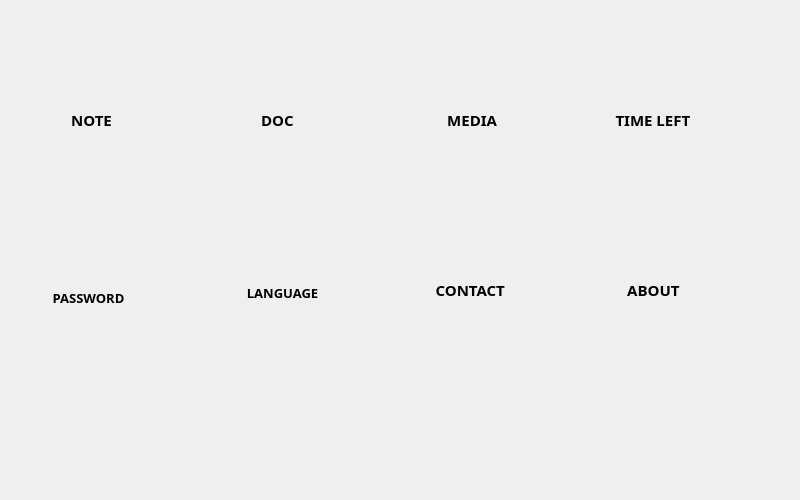
<?xml version="1.0" encoding="UTF-8"?>
<ui version="4.0">
 <class>formAccess</class>
 <widget class="QWidget" name="formAccess">
  <property name="geometry">
   <rect>
    <x>0</x>
    <y>0</y>
    <width>800</width>
    <height>500</height>
   </rect>
  </property>
  <property name="windowTitle">
   <string>Form</string>
  </property>
  <widget class="QPushButton" name="note_button">
   <property name="geometry">
    <rect>
     <x>40</x>
     <y>80</y>
     <width>140</width>
     <height>140</height>
    </rect>
   </property>
   <property name="sizePolicy">
    <sizepolicy hsizetype="Minimum" vsizetype="Fixed">
     <horstretch>0</horstretch>
     <verstretch>0</verstretch>
    </sizepolicy>
   </property>
   <property name="sizeIncrement">
    <size>
     <width>0</width>
     <height>0</height>
    </size>
   </property>
   <property name="font">
    <font>
     <family>Ubuntu Condensed</family>
     <pointsize>11</pointsize>
     <weight>75</weight>
     <bold>true</bold>
    </font>
   </property>
   <property name="layoutDirection">
    <enum>Qt::LeftToRight</enum>
   </property>
   <property name="styleSheet">
    <string notr="true">QPushButton#note_button:hover{
border:none;
text-align:left;
image: url(:/button_note_highlight_bg.png);
}
QPushButton#note_button{
border:none;
text-align:left;
image: url(:/button_note_bg.png);
}
</string>
   </property>
   <property name="text">
    <string>        NOTE


</string>
   </property>
   <property name="flat">
    <bool>true</bool>
   </property>
  </widget>
  <widget class="QPushButton" name="doc_button">
   <property name="geometry">
    <rect>
     <x>230</x>
     <y>80</y>
     <width>140</width>
     <height>140</height>
    </rect>
   </property>
   <property name="font">
    <font>
     <family>Ubuntu Condensed</family>
     <pointsize>11</pointsize>
     <weight>75</weight>
     <bold>true</bold>
    </font>
   </property>
   <property name="styleSheet">
    <string notr="true">QPushButton#doc_button:hover{
border:none;
text-align:left;
image: url(:/button_doc_highlight_bg.png);
}

QPushButton#doc_button{
border:none;
text-align:left;
image: url(:/button_doc_bg.png);
}
</string>
   </property>
   <property name="text">
    <string>        DOC


</string>
   </property>
   <property name="flat">
    <bool>true</bool>
   </property>
  </widget>
  <widget class="QPushButton" name="media_button">
   <property name="geometry">
    <rect>
     <x>420</x>
     <y>80</y>
     <width>140</width>
     <height>140</height>
    </rect>
   </property>
   <property name="font">
    <font>
     <family>Ubuntu Condensed</family>
     <pointsize>11</pointsize>
     <weight>75</weight>
     <bold>true</bold>
    </font>
   </property>
   <property name="styleSheet">
    <string notr="true">QPushButton#media_button:hover{
border:none;
text-align:left;
image: url(:/button_media_highlight_bg.png);
}

QPushButton#media_button{
border:none;
text-align:left;
image: url(:/button_media_bg.png);
}
</string>
   </property>
   <property name="text">
    <string>       MEDIA


</string>
   </property>
   <property name="flat">
    <bool>true</bool>
   </property>
  </widget>
  <widget class="QPushButton" name="time_button">
   <property name="geometry">
    <rect>
     <x>600</x>
     <y>80</y>
     <width>140</width>
     <height>140</height>
    </rect>
   </property>
   <property name="font">
    <font>
     <family>Ubuntu Condensed</family>
     <pointsize>11</pointsize>
     <weight>75</weight>
     <bold>true</bold>
    </font>
   </property>
   <property name="styleSheet">
    <string notr="true">QPushButton#time_button:hover{
border:none;
text-align:left;
image: url(:/button_reset_trial_highlight_bg.png);
}
QPushButton#time_button{
border:none;
text-align:left;
image: url(:/button_reset_trial_bg.png);
}</string>
   </property>
   <property name="text">
    <string>    TIME LEFT


</string>
   </property>
   <property name="flat">
    <bool>true</bool>
   </property>
  </widget>
  <widget class="QPushButton" name="pass_button">
   <property name="geometry">
    <rect>
     <x>29</x>
     <y>250</y>
     <width>171</width>
     <height>150</height>
    </rect>
   </property>
   <property name="font">
    <font>
     <family>Ubuntu Condensed</family>
     <pointsize>10</pointsize>
     <weight>75</weight>
     <bold>true</bold>
    </font>
   </property>
   <property name="styleSheet">
    <string notr="true">QPushButton#pass_button:hover{
border:none;
text-align:left;
image: url(:/button_password_highlight_bg.png);
}
QPushButton#pass_button{
border:none;
text-align:left;
image: url(:/button_password_bg.png);
}
</string>
   </property>
   <property name="text">
    <string>       PASSWORD


</string>
   </property>
   <property name="flat">
    <bool>true</bool>
   </property>
  </widget>
  <widget class="QPushButton" name="lang_button">
   <property name="geometry">
    <rect>
     <x>230</x>
     <y>250</y>
     <width>140</width>
     <height>140</height>
    </rect>
   </property>
   <property name="font">
    <font>
     <family>Ubuntu Condensed</family>
     <pointsize>10</pointsize>
     <weight>75</weight>
     <bold>true</bold>
    </font>
   </property>
   <property name="styleSheet">
    <string notr="true">QPushButton#lang_button:hover{
border:none;
text-align:left;
image: url(:/button_language_highlight_bg.png);
}
QPushButton#lang_button{
border:none;
text-align:left;
image: url(:/button_language_bg.png);
}</string>
   </property>
   <property name="text">
    <string>     LANGUAGE


</string>
   </property>
   <property name="flat">
    <bool>true</bool>
   </property>
  </widget>
  <widget class="QPushButton" name="contact_button">
   <property name="geometry">
    <rect>
     <x>420</x>
     <y>250</y>
     <width>140</width>
     <height>140</height>
    </rect>
   </property>
   <property name="font">
    <font>
     <family>Ubuntu Condensed</family>
     <pointsize>11</pointsize>
     <weight>75</weight>
     <bold>true</bold>
    </font>
   </property>
   <property name="styleSheet">
    <string notr="true">QPushButton#contact_button:hover{
border:none;
text-align:left;
image: url(:/button_contact_highlight_bg.png);
}

QPushButton#contact_button{
border:none;
text-align:left;
image: url(:/button_contact_bg.png);
}

</string>
   </property>
   <property name="text">
    <string>    CONTACT


</string>
   </property>
   <property name="flat">
    <bool>true</bool>
   </property>
  </widget>
  <widget class="QPushButton" name="about_button">
   <property name="geometry">
    <rect>
     <x>600</x>
     <y>250</y>
     <width>140</width>
     <height>140</height>
    </rect>
   </property>
   <property name="font">
    <font>
     <family>Ubuntu Condensed</family>
     <pointsize>11</pointsize>
     <weight>75</weight>
     <bold>true</bold>
    </font>
   </property>
   <property name="styleSheet">
    <string notr="true">QPushButton#about_button:hover{
border:none;
text-align:left;
image: url(:/button_about_highlight_bg.png);
}

QPushButton#about_button{
border:none;
text-align:left;
image: url(:/button_about_bg.png);
}</string>
   </property>
   <property name="text">
    <string>       ABOUT


</string>
   </property>
   <property name="flat">
    <bool>true</bool>
   </property>
  </widget>
  <widget class="QPushButton" name="back_button">
   <property name="geometry">
    <rect>
     <x>600</x>
     <y>420</y>
     <width>95</width>
     <height>50</height>
    </rect>
   </property>
   <property name="styleSheet">
    <string notr="true">border:none;
image: url(:/button_back.png);</string>
   </property>
   <property name="text">
    <string/>
   </property>
   <property name="flat">
    <bool>true</bool>
   </property>
  </widget>
 </widget>
 <resources/>
 <connections/>
</ui>
